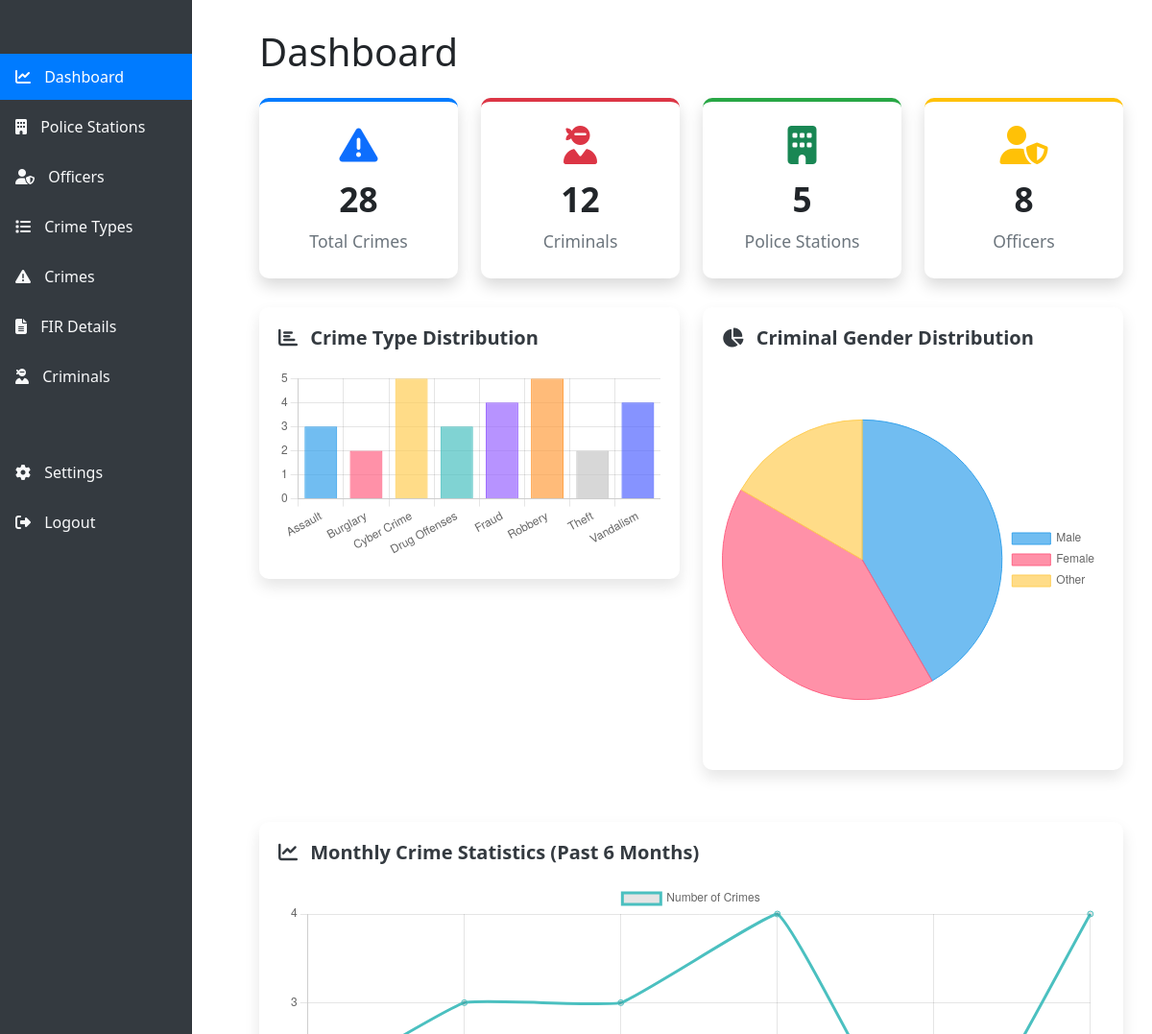
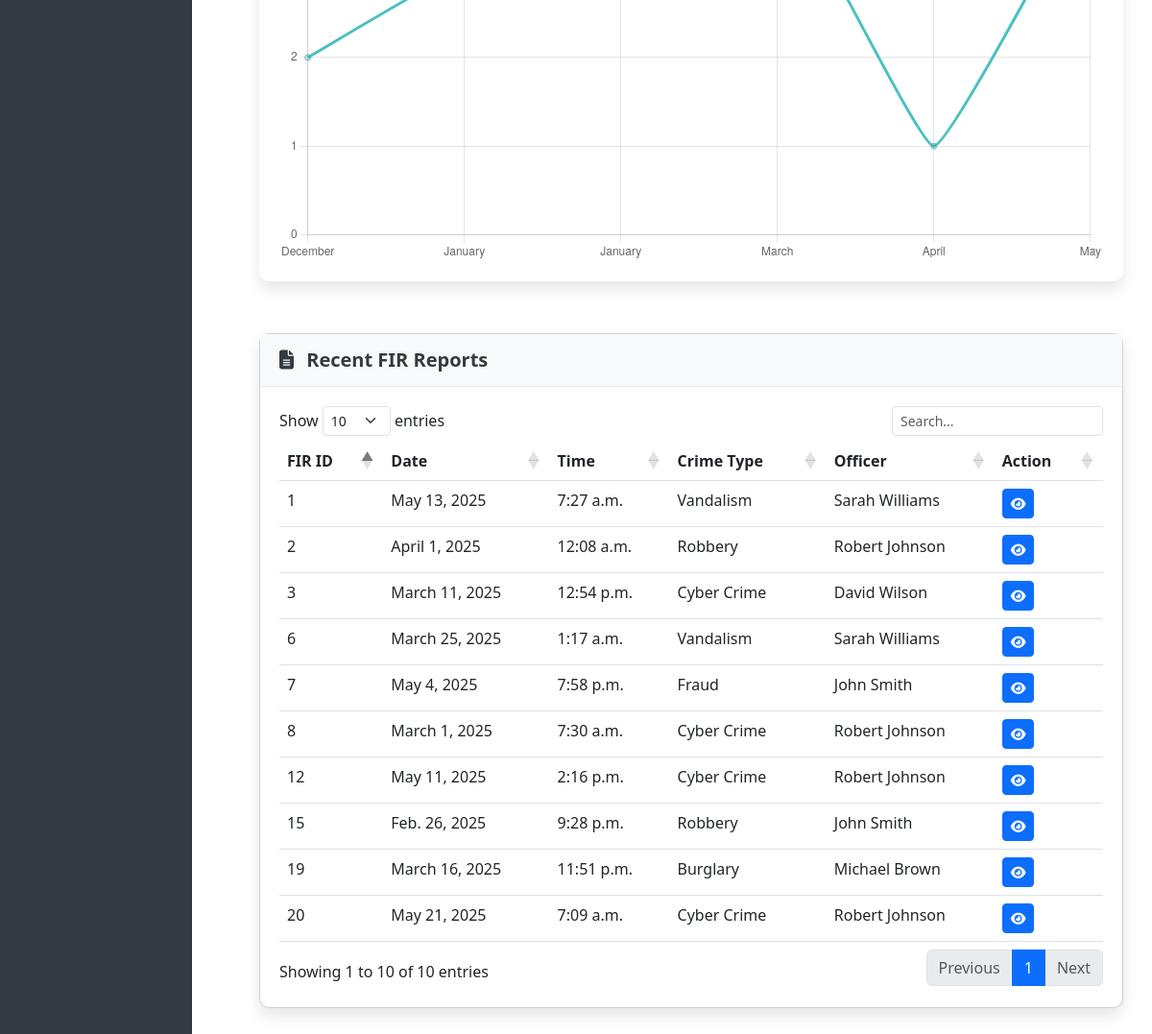
Page /dashboard/ (signed in) on the earlier database version (2 pictures, top to bottom).
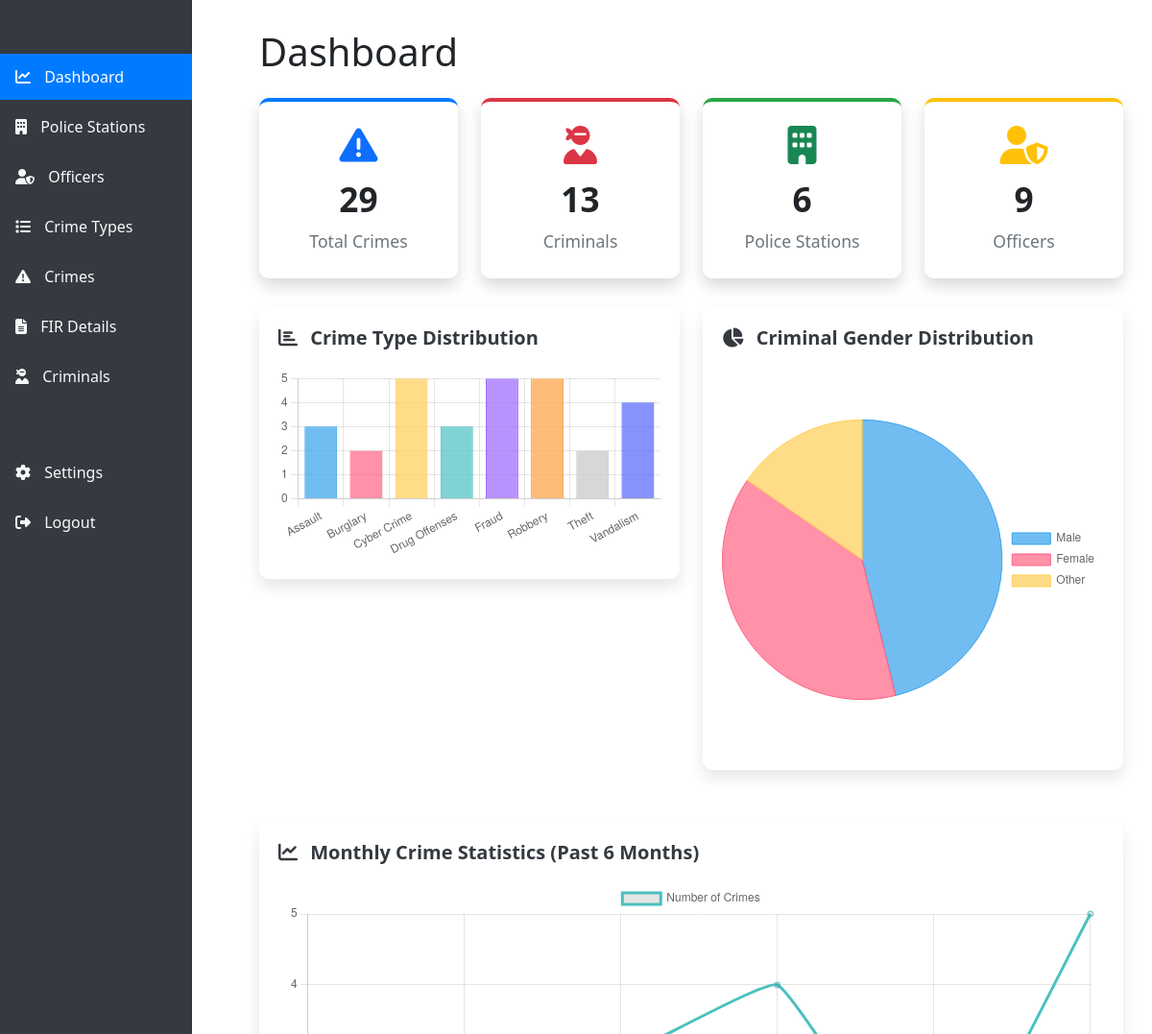
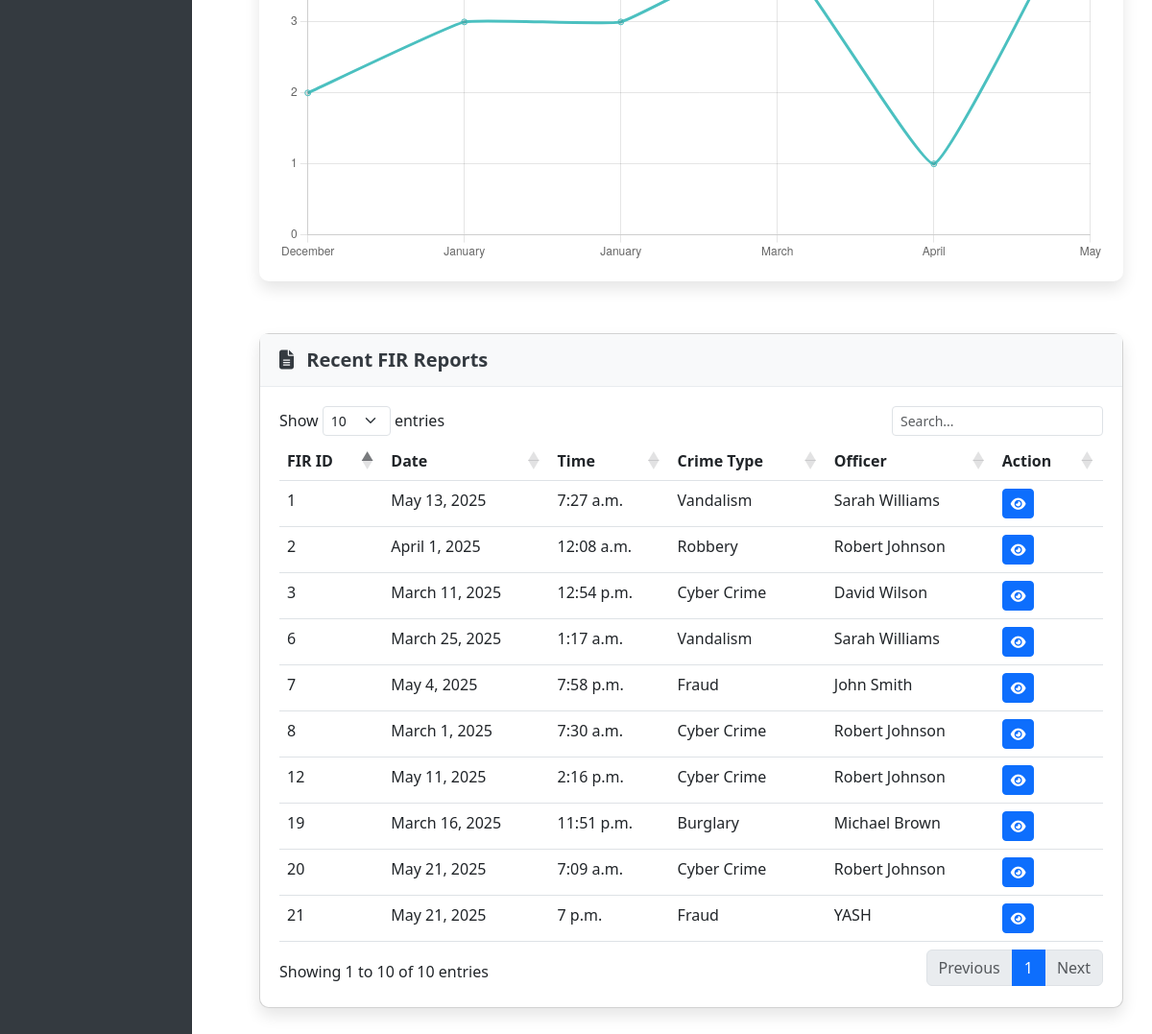
Same page on the later database version (2 pictures, top to bottom).
### crime_management/models.py (models this page shows, shortened)
class FIRDetail(models.Model):
    fir_id = models.AutoField(primary_key=True)
    description = models.TextField(null=True, blank=True)
    date = models.DateField()
    time = models.TimeField(null=True, blank=True)
    crime = models.ForeignKey(Crime, on_delete=models.CASCADE)
    user = models.ForeignKey(User, on_delete=models.CASCADE)
    officer = models.ForeignKey(Officer, on_delete=models.CASCADE)

class Crime(models.Model):
    crime_id = models.AutoField(primary_key=True)
    crime_type = models.ForeignKey(CrimeType, on_delete=models.CASCADE)

class CrimeType(models.Model):
    crime_type_id = models.AutoField(primary_key=True)
    crime_type_name = models.CharField(max_length=100)
    description = models.TextField(null=True, blank=True)

class Officer(models.Model):
    officer_id = models.AutoField(primary_key=True)
    name = models.CharField(max_length=100)
    off_rank = models.CharField(max_length=50, null=True, blank=True)
    contact = models.CharField(max_length=20, null=True, blank=True)
    station = models.ForeignKey(PoliceStation, on_delete=models.CASCADE)

### crime_management/views.py (the view)
# urls.py: path('dashboard/', views.dashboard, name='dashboard'),
@login_required
def dashboard(request):
    total_crimes = Crime.objects.count()
    total_criminals = Criminal.objects.count()
    total_stations = PoliceStation.objects.count()
    total_officers = Officer.objects.count()
    recent_fir = FIRDetail.objects.all().order_by('-date', '-time')[:10]
    crime_type_data = []
    crime_type_labels = []
    crime_counts = Crime.objects.values('crime_type__crime_type_name').annotate(count=Count('crime_id'))
    for item in crime_counts:
        crime_type_labels.append(item['crime_type__crime_type_name'])
        crime_type_data.append(item['count'])
    male_count = Criminal.objects.filter(gender='Male').count()
    female_count = Criminal.objects.filter(gender='Female').count()
    other_count = Criminal.objects.filter(gender='Other').count()
    gender_data = [male_count, female_count, other_count]
    monthly_data = []
    monthly_labels = []
    today = timezone.now().date()
    for i in range(5, -1, -1):
        month_date = today.replace(day=1) - timedelta(days=i*30)
        month_name = month_date.strftime('%B')
        month_start = month_date.replace(day=1)
        if month_date.month == 12:
            month_end = month_date.replace(day=31)
        else:
            from dateutil.relativedelta import relativedelta
            next_month = month_date + relativedelta(months=1)
            month_end = next_month.replace(day=1) - timedelta(days=1)
        month_count = FIRDetail.objects.filter(date__gte=month_start, date__lte=month_end).count()
        monthly_labels.append(month_name)
        monthly_data.append(month_count)
    context = {
        'total_crimes': total_crimes,
        'total_criminals': total_criminals,
        'total_stations': total_stations,
        'total_officers': total_officers,
        'recent_fir': recent_fir,
        'crime_type_data': crime_type_data,
        'crime_type_labels': json.dumps(crime_type_labels),
        'gender_data': gender_data,
        'monthly_data': monthly_data,
        'monthly_labels': json.dumps(monthly_labels)
    }
    return render(request, 'dashboard_charts.html', context)

### crime_management/templates/dashboard_charts.html (shortened to what this page needs)
{% extends 'base.html' %}
{% block content %}
<div class="row">
    <div class="col-12">
        <h1 class="mb-4">Dashboard</h1>
    </div>
</div>
<div class="row">
    <div class="col-md-3">
        <div class="stat-card stat-card-primary text-center">
            <i class="fas fa-exclamation-triangle text-primary"></i>
            <h2>{{ total_crimes }}</h2>
            <p>Total Crimes</p>
        </div>
    </div>
    <div class="col-md-3">
        <div class="stat-card stat-card-danger text-center">
            <i class="fas fa-user-ninja text-danger"></i>
            <h2>{{ total_criminals }}</h2>
            <p>Criminals</p>
        </div>
    </div>
    <div class="col-md-3">
        <div class="stat-card stat-card-success text-center">
            <i class="fas fa-building text-success"></i>
            <h2>{{ total_stations }}</h2>
            <p>Police Stations</p>
        </div>
    </div>
    <div class="col-md-3">
        <div class="stat-card stat-card-warning text-center">
            <i class="fas fa-user-shield text-warning"></i>
            <h2>{{ total_officers }}</h2>
            <p>Officers</p>
        </div>
    </div>
</div>
<div class="row">
    <div class="col-md-6 mb-4">
        <div class="chart-container">
            <h5><i class="fas fa-chart-bar me-2"></i> Crime Type Distribution</h5>
            <canvas id="crimeTypeChart"></canvas>
        </div>
    </div>
    <div class="col-md-6 mb-4">
        <div class="chart-container">
            <h5><i class="fas fa-chart-pie me-2"></i> Criminal Gender Distribution</h5>
            <canvas id="genderChart"></canvas>
        </div>
    </div>
    <div class="col-md-12 mb-4">
        <div class="chart-container">
            <h5><i class="fas fa-chart-line me-2"></i> Monthly Crime Statistics (Past 6 Months)</h5>
            <canvas id="monthlyChart"></canvas>
        </div>
    </div>
</div>
<div class="row">
    <div class="col-12">
        <div class="card">
            <div class="card-header d-flex justify-content-between align-items-center">
                <h5><i class="fas fa-file-alt me-2"></i> Recent FIR Reports</h5>
            </div>
            <div class="card-body">
                <div class="table-responsive">
                    <table class="table table-hover datatable" id="recentFIRTable">
                        <thead>
                            <tr>
                                <th>FIR ID</th>
                                <th>Date</th>
                                <th>Time</th>
                                <th>Crime Type</th>
                                <th>Officer</th>
                                <th>Action</th>
                            </tr>
                        </thead>
                        <tbody>
                            {% for fir in recent_fir %}
                            <tr>
                                <td>{{ fir.fir_id }}</td>
                                <td>{{ fir.date }}</td>
                                <td>{{ fir.time }}</td>
                                <td>{{ fir.crime.crime_type.crime_type_name }}</td>
                                <td>{{ fir.officer.name }}</td>
                                <td>
                                    <a href="#" class="btn btn-sm btn-primary">
                                        <i class="fas fa-eye"></i>
                                    </a>
                                </td>
                            </tr>
                            {% endfor %}
                        </tbody>
                    </table>
                </div>
            </div>
        </div>
    </div>
</div>
{% endblock %}

Differences in the rows shown:
no longer on this page (row unchanged): FIRDetail: fir_id "15", date "Feb. 26, 2025", time "9:28 p.m.", crime.crime_type.crime_type_name "Robbery", officer.name "John Smith"
added FIRDetail: fir_id "21", date "May 21, 2025", time "7 p.m.", crime.crime_type.crime_type_name "Fraud", officer.name "YASH"
Other differences:
{{ total_crimes }}: "28" → "29"
{{ total_criminals }}: "12" → "13"
{{ total_stations }}: "5" → "6"
{{ total_officers }}: "8" → "9"
chart data {{ crime_type_data }}: [3, 2, 5, 3, 4, 5, 2, 4] → [3, 2, 5, 3, 5, 5, 2, 4]
chart data {{ gender_data }}: [5, 5, 2] → [6, 5, 2]
chart data {{ monthly_data }}: [2, 3, 3, 4, 1, 4] → [2, 3, 3, 4, 1, 5]
